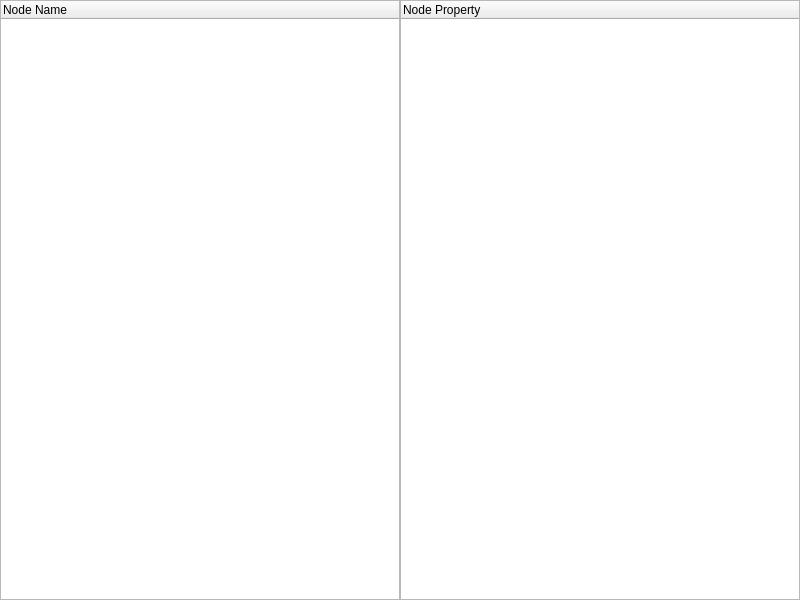
<?xml version="1.0" encoding="UTF-8"?>
<ui version="4.0">
 <class>NEExpressionInspector</class>
 <widget class="QMainWindow" name="NEExpressionInspector">
  <property name="geometry">
   <rect>
    <x>0</x>
    <y>0</y>
    <width>800</width>
    <height>600</height>
   </rect>
  </property>
  <property name="windowTitle">
   <string>Animation Expression Inspector</string>
  </property>
  <property name="windowIcon">
   <iconset resource="../../neutrino.qrc">
    <normaloff>:/Neutrino/Resources/16_32/expressionInspector_16.png</normaloff>:/Neutrino/Resources/16_32/expressionInspector_16.png</iconset>
  </property>
  <widget class="QWidget" name="centralwidget">
   <layout class="QGridLayout" name="gridLayout_2">
    <property name="leftMargin">
     <number>0</number>
    </property>
    <property name="topMargin">
     <number>0</number>
    </property>
    <property name="rightMargin">
     <number>0</number>
    </property>
    <property name="bottomMargin">
     <number>0</number>
    </property>
    <property name="spacing">
     <number>0</number>
    </property>
    <item row="0" column="2">
     <widget class="QTreeWidget" name="nodePropertyTree">
      <column>
       <property name="text">
        <string>Node Property</string>
       </property>
      </column>
     </widget>
    </item>
    <item row="0" column="1">
     <widget class="QTreeWidget" name="nodeNameTree">
      <column>
       <property name="text">
        <string>Node Name</string>
       </property>
      </column>
     </widget>
    </item>
   </layout>
  </widget>
  <widget class="NEMenuBar" name="menubar">
   <property name="geometry">
    <rect>
     <x>0</x>
     <y>0</y>
     <width>800</width>
     <height>29</height>
    </rect>
   </property>
   <property name="nativeMenuBar">
    <bool>false</bool>
   </property>
  </widget>
 </widget>
 <customwidgets>
  <customwidget>
   <class>NEMenuBar</class>
   <extends>QMenuBar</extends>
   <header>Widgets/MenuBar/NEMenuBar.h</header>
  </customwidget>
 </customwidgets>
 <resources>
  <include location="../../neutrino.qrc"/>
 </resources>
 <connections/>
</ui>
